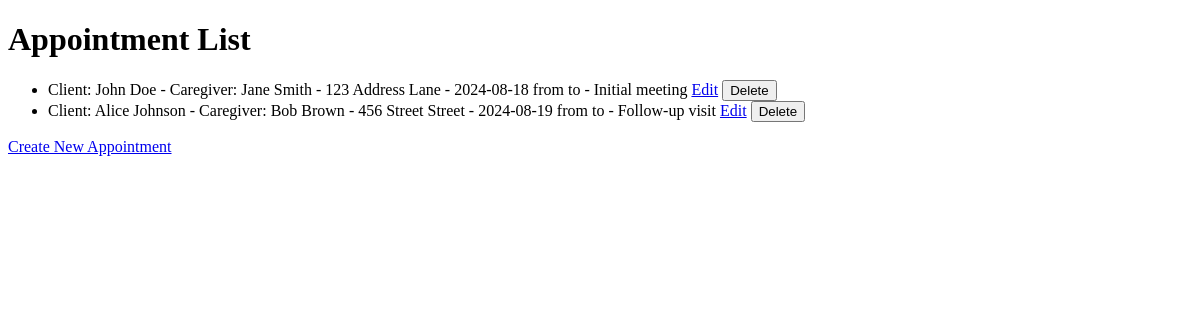
Before: / with the older database file.
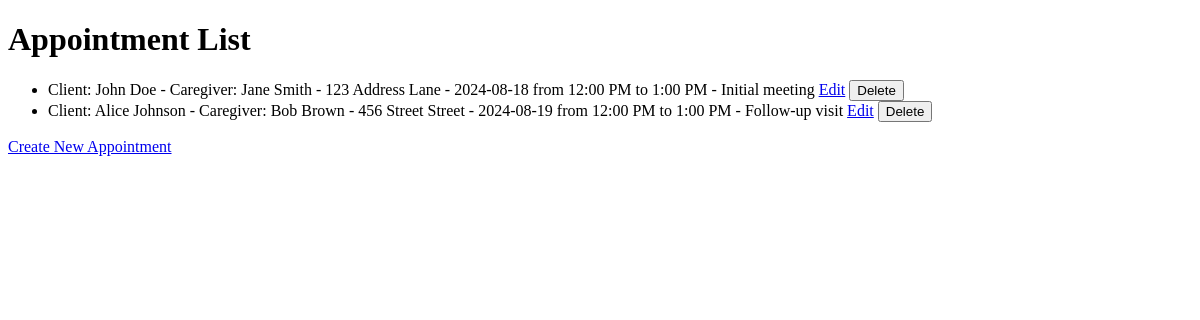
After: the same page with the newer database file.
### tables this page shows
CREATE TABLE IF NOT EXISTS appointments (
        id INT AUTO_INCREMENT PRIMARY KEY,
        client_id INT NOT NULL,
        caregiver_id INT NOT NULL,
        address VARCHAR(255) NOT NULL,
        date DATE NOT NULL,
        start_time TIME NOT NULL,
        end_time TIME NOT NULL,
        notes VARCHAR(1000),
        FOREIGN KEY (client_id) REFERENCES clients(id),
        FOREIGN KEY (caregiver_id) REFERENCES caregivers(id)
);

CREATE TABLE IF NOT EXISTS clients (
        id INT AUTO_INCREMENT PRIMARY KEY,
        name VARCHAR(255) NOT NULL,
        email VARCHAR(255) NOT NULL,
        phone_number VARCHAR(20) NOT NULL,
        address VARCHAR(255) NOT NULL
);

CREATE TABLE IF NOT EXISTS caregivers (
        id INT AUTO_INCREMENT PRIMARY KEY,
        name VARCHAR(255) NOT NULL,
        email VARCHAR(255) NOT NULL,
        phone_number VARCHAR(20) NOT NULL,
        address VARCHAR(255) NOT NULL,
        pay_rate DECIMAL(10, 2) NOT NULL
);

### php/appointments/Appointment.php (called while the page is built, shortened)
<?php
class Appointment
{
    private PDO $db;
    public function __construct(PDO $db)
    {
        $this->db = $db;
    }
    public function fetchAll(): array
    {
        try {
            $stmt = $this->db->query(
                "SELECT
                appointments.id,
                clients.name AS client_name,
                caregivers.name AS caregiver_name,
                appointments.address,
                appointments.date,
                DATE_FORMAT(appointments.start_time, '%l:%i %p') AS start_time,
                DATE_FORMAT(appointments.end_time, '%l:%i %p') AS end_time,
                appointments.notes
            FROM
                appointments
            JOIN
                clients ON appointments.client_id = clients.id
            JOIN
                caregivers ON appointments.caregiver_id = caregivers.id
            ORDER BY
                appointments.date, appointments.start_time"
            );
            return $stmt->fetchAll(PDO::FETCH_ASSOC);
        } catch (PDOException $e) {
            error_log('Database error: ' . $e->getMessage());
            return [];
        }
    }
}

### php/appointments/CRUD/views/list-appointments.php (the view, shortened to what this page needs)
<?php
require __DIR__ . '/../../Appointment.php';
$dbConnection = Database::getInstance()->getConnection();
$appointment = new Appointment($dbConnection);
$appointments = $appointment->fetchAll();
?>
<!DOCTYPE html>
<html lang="en">
<head>
</head>
<body>
    <h1>Appointment List</h1>
    <?php if (!empty($appointments)): ?>
        <ul id="appointment-list">
            <?php foreach ($appointments as $appointmentItem): ?>
                <li data-client="<?php echo htmlspecialchars($appointmentItem['client_name']); ?>" data-caregiver="<?php echo htmlspecialchars($appointmentItem['caregiver_name']); ?>" data-date="<?php echo htmlspecialchars($appointmentItem['date']); ?>">
                    Client: <?php echo htmlspecialchars($appointmentItem['client_name']); ?> - Caregiver: <?php echo htmlspecialchars($appointmentItem['caregiver_name']); ?> - <?php echo htmlspecialchars($appointmentItem['address']); ?> - <?php echo htmlspecialchars($appointmentItem['date']); ?> from <?php echo htmlspecialchars($appointmentItem['start_time']); ?> to <?php echo htmlspecialchars($appointmentItem['end_time']); ?> - <?php echo htmlspecialchars($appointmentItem['notes']); ?>
                    <a href="./php/appointments/crud/update-appointment.php?id=<?php echo htmlspecialchars($appointmentItem['id']); ?>">Edit</a>
                    <form method="POST" action="./php/appointments/crud/delete-appointment.php" style="display:inline;">
                        <button type="submit">Delete</button>
                    </form>
                </li>
            <?php endforeach; ?>
        </ul>
    <?php else: ?>
        <p>No appointments found.</p>
    <?php endif; ?>
</body>
</html>

### public/index.php (shortened to what this page needs)
<!DOCTYPE html>
<html lang="en">
<head>
</head>
<body>
    <?php include './php/appointments/crud/views/list-appointments.php'; ?>
    <a href="./php/appointments/crud/views/create-form.php">Create New Appointment</a>
</body>
</html>

Changed rows visible on the page:
changed appointments "123 Address Lane": start_time (not shown) → "12:00 PM"; end_time (not shown) → "1:00 PM"
changed appointments "456 Street Street": start_time (not shown) → "12:00 PM"; end_time (not shown) → "1:00 PM"
